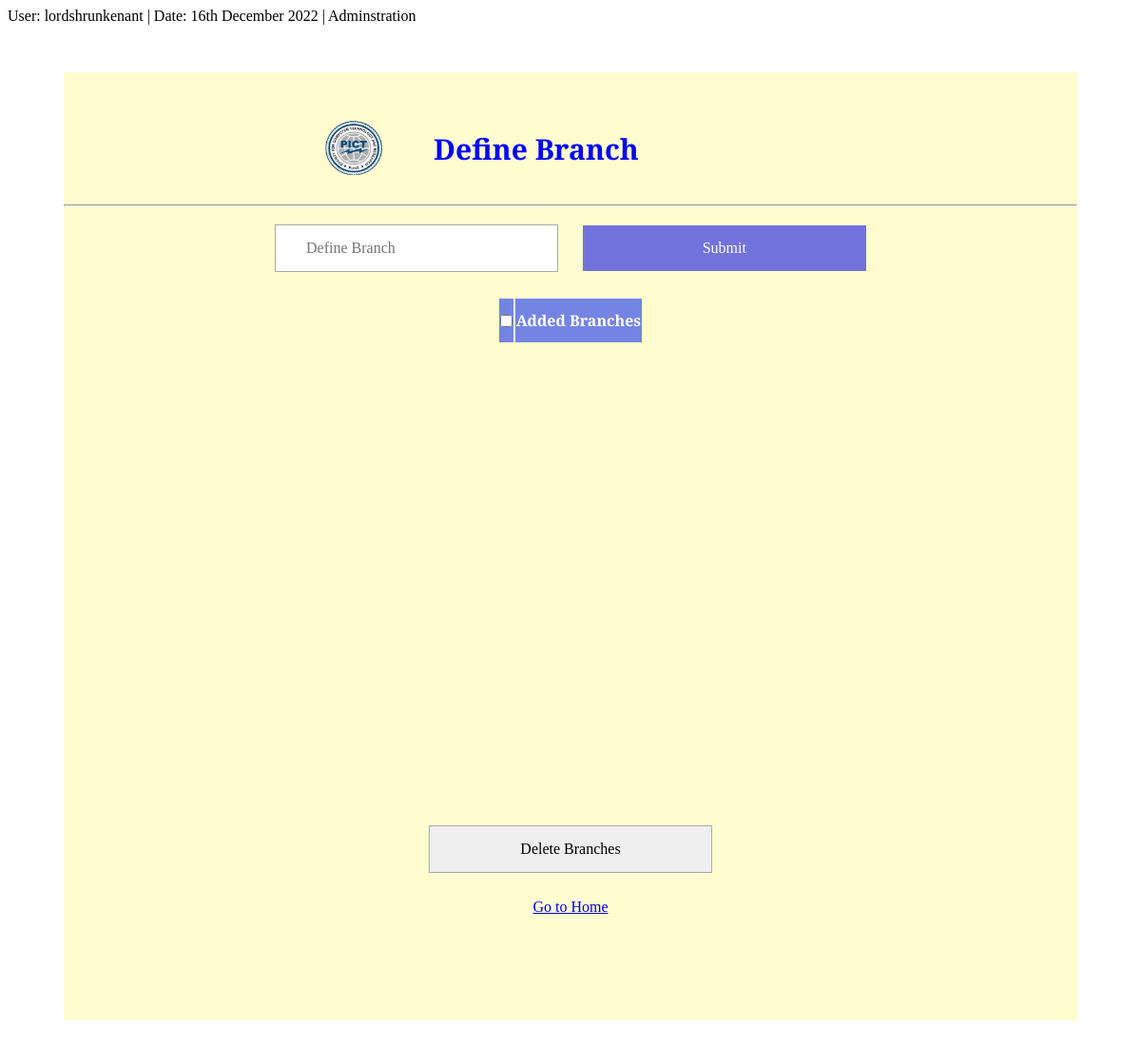
Page /basicform/addbcds/0 (signed in) on the earlier database version.
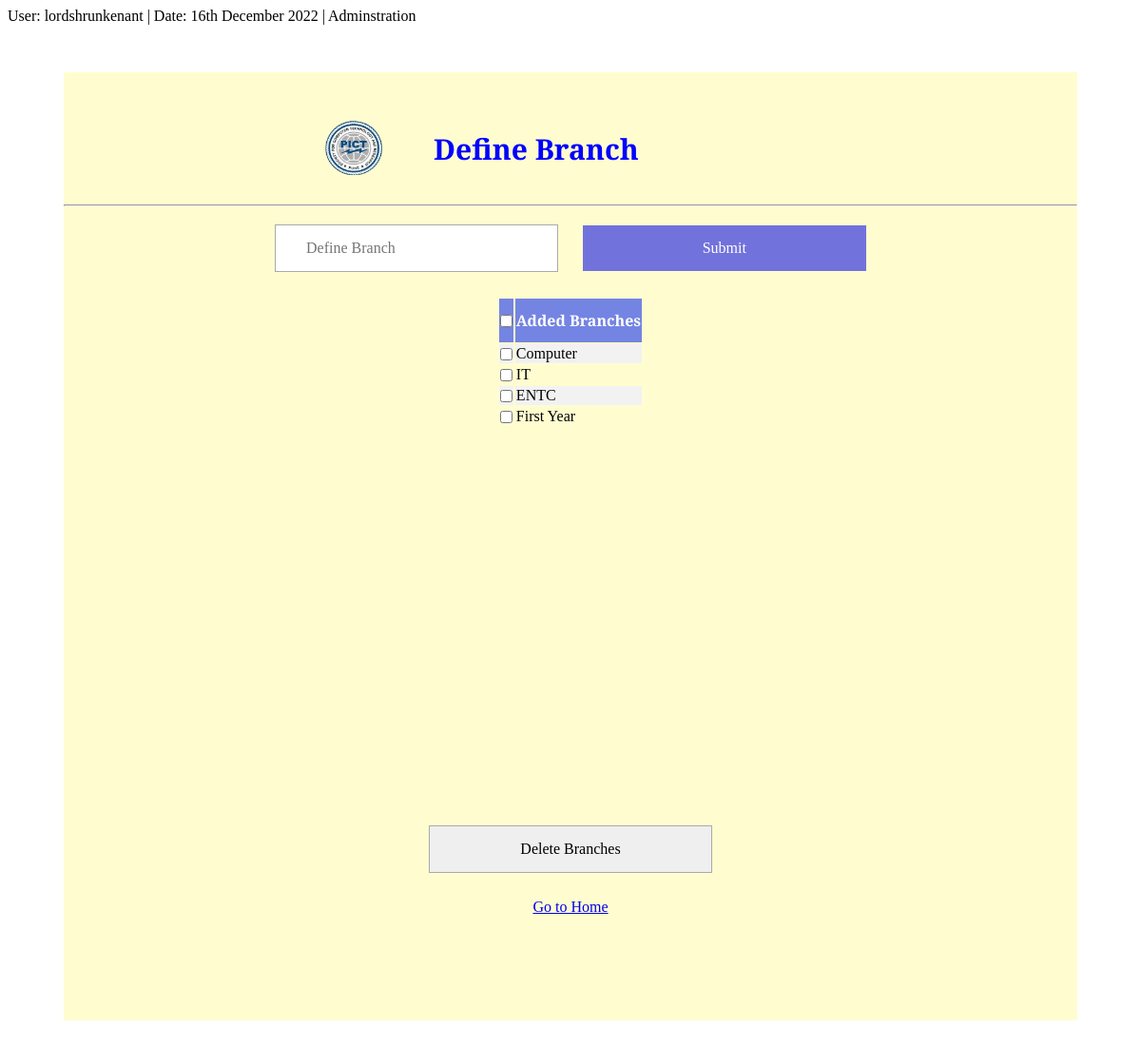
Same page on the later database version.
### basicform/models.py (models this page shows)
class Branch(models.Model):
    branch_name=models.CharField(primary_key=True,max_length=50)
    def __str__(self):
        return self.branch_name

### basicform/views.py (the view, shortened to what this page needs)
# urls.py: re_path(r'addbcds/(?P<cat>.{1})',views.addbcds,name='adcls'),
def addbcds(request,cat):
    cat=int(cat)
    if  not request.user.is_authenticated or not request.user.groups.filter(name='Administrator').exists(): return redirect('login')
    context={'cat':cat}
    branches=Branch.objects.all()
    branchlist=branches.values()
    divisions=Division.objects.all().values('branch_name__branch_name','class_name__class_name','div_name').order_by('branch_name__branch_name','class_name__class_name','div_name')
    subjects=Subject.objects.all().values('branch_name__branch_name','class_name__class_name','sub_name','division__div_name').order_by('branch_name__branch_name','class_name__class_name','sub_name','division__div_name')
    context['divisions']=divisions
    context['subjects']=subjects
    context['branches']=branches
    context['branchlist']=branchlist
    classes=Clss.objects.select_related('branch_name').all().values('branch_name_id','class_name').order_by('branch_name_id','class_name')
    context['classes']=classes
    return render(request,'addclass.html',context)

### basicform/templatetags/customtags.py (called while the page is built)
@register.filter(name='has_group')
def has_group(user, group_name):
    return user.groups.filter(name=group_name).exists()

### basicform/templates/addclass.html (shortened to what this page needs)
{%load static%}
{%load customtags%}
<head>
</head>
<link rel='stylesheet' href="{% static 'Base.css' %}">
<div class="name">User: {{user.get_username}} | Date: {% now "jS F Y" %} | {%if user|has_group:"Administrator"%}Adminstration{%elif user|has_group:"Data Entry"%}Data Entry{%endif%}</div>
<div class="home">
    <div class="heading">
      {%if cat is 0%}<h3>Define Branch</h3>
      {%elif cat is 1%}<h3>Define Class</h3>
      {%elif cat is 2%}<h3>Define Division</h3>
      {%elif cat is 3%}<h3>Define Subject</h3>
      {%endif%}
      <img src="{% static 'PICT-Logo.png' %}">
    </div>
  <hr>
  {%if cat is 0%}
  <form action=""method="POST">
    <input type="text" placeholder="Define Branch" name="new branch name" id="textin">
    <input type="submit" id="submit"></form>
    <div class="tab">
      <table>
        <tr>
          <th><input type="checkbox" class="chall" onclick="selectall()"></th>
          <th>Added Branches</th></tr>
        {%for i in branchlist%}
        <tr>
          <td><input type="checkbox" class='scndry'></td>
        {%for key,value in i.items%}
        <td>{{value}}</td>
        {%endfor%}
      </tr>
      {%endfor%}
      </table>
      </div>
      <form action="{%url 'delent'%}" method="POST" id="deletebranch">
        <input type="button" value="Delete Branches" onpointerdown="deleteentity('branch',1)">
      </form>
        {%endif%}
      <a href="{%url 'acdadmin' %}">Go to Home</a>
  </div>

Differences in the rows shown:
added Branch: i "Computer"
added Branch: i "IT"
added Branch: i "ENTC"
added Branch: i "First Year"
